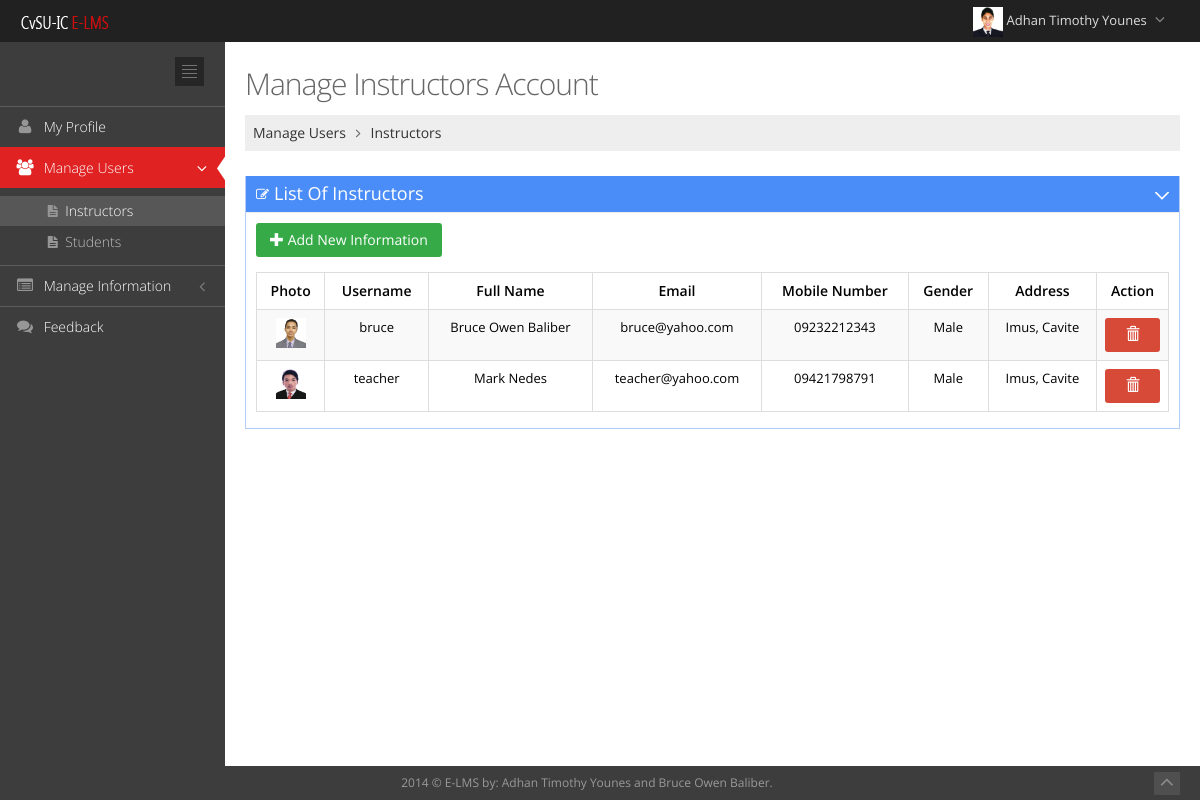
The app's page /administrator/manageusers.php (signed in) with its own data.
### tables this page shows
CREATE TABLE IF NOT EXISTS `users` (
  `id` int(10) NOT NULL,
  `fullname` varchar(250) NOT NULL,
  `firstname` varchar(250) NOT NULL,
  `lastname` varchar(250) NOT NULL,
  `email` varchar(250) NOT NULL,
  `username` varchar(200) DEFAULT NULL,
  `password` varchar(200) DEFAULT NULL,
  `level` varchar(200) NOT NULL,
  `status` varchar(250) NOT NULL,
  `mobile` varchar(200) NOT NULL,
  `profilepic` varchar(250) NOT NULL,
  `gender` varchar(250) NOT NULL,
  `address` varchar(250) NOT NULL,
  `verification_code` varchar(250) NOT NULL,
  `logging` varchar(200) NOT NULL
);

### administrator/manageusers.php (the view, shortened to what this page needs)
<?php
$id1=$_SESSION['timkey'];
$query=mysql_query("select * from users where id='$id1' ");
if($num=mysql_num_rows($query)>0)
{
	$row=mysql_fetch_assoc($query);
	$firstname=$row['firstname'];
	$lastname=$row['lastname'];
	$image=$row['profilepic'];
}
else
{
	header("location: ../index.php?Unauthorize_access!");
}
?>
<!DOCTYPE html>
<html lang="en" class="no-js">
<head>
<link href="../template/assets/plugins/font-awesome/css/font-awesome.min.css" rel="stylesheet" type="text/css"/>
<link href="../template/assets/plugins/bootstrap/css/bootstrap.min.css" rel="stylesheet" type="text/css"/>
<link href="../template/assets/plugins/uniform/css/uniform.default.css" rel="stylesheet" type="text/css"/>
<link rel="stylesheet" type="text/css" href="../template/assets/plugins/select2/select2.css"/>
<link rel="stylesheet" type="text/css" href="../template/assets/plugins/select2/select2-metronic.css"/>
<link rel="stylesheet" href="../template/assets/plugins/data-tables/DT_bootstrap.css"/>
<link href="../template/assets/plugins/bootstrap-modal/css/bootstrap-modal-bs3patch.css" rel="stylesheet" type="text/css"/>
<link href="../template/assets/plugins/bootstrap-modal/css/bootstrap-modal.css" rel="stylesheet" type="text/css"/>
<link href="../template/assets/css/style-metronic.css" rel="stylesheet" type="text/css"/>
<link href="../template/assets/css/style.css" rel="stylesheet" type="text/css"/>
<link href="../template/assets/css/style-responsive.css" rel="stylesheet" type="text/css"/>
<link href="../template/assets/css/plugins.css" rel="stylesheet" type="text/css"/>
<link href="../template/assets/css/themes/default.css" rel="stylesheet" type="text/css" id="style_color"/>
<link href="../template/assets/css/custom.css" rel="stylesheet" type="text/css"/>
</head>
<body class="page-header-fixed">
<div class="header navbar navbar-fixed-top">
	<div class="header-inner">
		<a class="navbar-brand" href="manageusers.php">
			<img src="../template/assets/img/cvsu_logo_small.png" alt="logo" class="img-responsive"/>
		</a>
		<ul class="nav navbar-nav pull-right">
			<li class="dropdown" id="header_notification_bar">
			<li class="dropdown user">
				<a href="#" class="dropdown-toggle" data-toggle="dropdown" data-hover="dropdown" data-close-others="true">
					<img alt="" class= "imgs" src="images/adminprofile/<?php echo $image; ?>"/>
					<span class="username">
						<?php echo $firstname." ".$lastname;?>
						</span>
					<i class="fa fa-angle-down"></i>
				</a>
			</li>
		</ul>
	</div>
</div>
<div class="page-container">
	<div class="page-sidebar-wrapper">
		<div class="page-sidebar navbar-collapse collapse">
			<ul class="page-sidebar-menu" data-auto-scroll="true" data-slide-speed="200">
				<li class="sidebar-toggler-wrapper margin-bottom-20">
					<div class="sidebar-toggler hidden-phone">
					</div>
				</li>
				<li class="tooltips" data-container="body" data-placement="right" data-html="true" data-original-title="Manage your own account">
					<a href="myprofile.php">
						<i class="fa fa-user"></i>
						<span class="title">
							My Profile
						</span>
					</a>
				</li>
				<li class="tooltips active" data-container="body" data-placement="right" data-html="true" data-original-title="">
					<a href="javascript:;">
						<i class="fa fa-users"></i>
						<span class="title">
							Manage Users
						</span>
						<span class="selected">
						</span>
					</a>
					<ul class="sub-menu">
						<li class="tooltips active" data-container="body" data-placement="right" data-html="true" data-original-title="View Instructors Record">
							<a href="manageusers.php">
							<i class="fa fa-file-text"></i>
								<span class="title">
									Instructors
								</span>
							</a>
						</li>
						<li class="tooltips" data-container="body" data-placement="right" data-html="true" data-original-title="View Students Record">
							<a href="students.php">
							<i class="fa fa-file-text"></i>
								<span class="title">
									Students
								</span>
							</a>
						</li>
					</ul>
				</li>
	<li class="tooltips" data-container="body" data-placement="right" data-html="true" data-original-title="">
					<a href="javascript:;">
						<i class="fa fa-list-alt"></i>
						<span class="title">
							Manage Information
						</span>
					</a>
				</li>
				<li class="tooltips" data-container="body" data-placement="right" data-html="true" data-original-title="Manage your own account">
					<a href="feedback.php">
						<i class="fa fa-comments"></i>
						<span class="title">
							Feedback
						</span>
					</a>
				</li>
					</ul>
		</div>
	</div>
	<div class="page-content-wrapper">
		<div class="page-content">
			<div class="row">
				<div class="col-md-12">
					<h3 class="page-title">
					Manage Instructors Account<small></small>
					</h3>
					<ul class="page-breadcrumb breadcrumb">
						<li>
							<a href="#">
								Manage Users
							</a>
							<i class="fa fa-angle-right"></i>
						</li>
						<li>
							<a href="manageusers.php">
								Instructors
							</a>
						</li>
					</ul>
				</div>
			</div>
			<div class="row">
				<div class="col-md-12">
				<div class="portlet box blue">
						<div class="portlet-title">
							<div class="caption">
								<i class="fa fa-edit"></i>List Of Instructors
							</div>
							<div class="tools">
								<a href="javascript:;" class="collapse">
								</a>
							</div>
						</div>
						<div class="portlet-body">
							<div class="table-toolbar">
								<div class="btn-group">
									<button id="ajax-demo" class="btn green" data-toggle="modal">
									<i class="glyphicon glyphicon-plus"></i> Add New Information
									</button>
								</div>
							</div>
							<table class='table table-striped table-hover table-bordered' id='sample_editable_1'>
							<thead>
						<tr>
								<th class='center'>
									 Photo
								</th>
								<th class='center'>
									 Username
								</th>
								<th class='center'>
									 Full Name
								</th>
								<th class='center'>
									 Email
								</th>
								<th class='center'>
									 Mobile Number
								</th>
								<th class='center'>
									 Gender
								</th>
								<th class='center'>
									 Address
								</th>
								<th class='center'>
									 Action
								</th>
							</tr>
							</thead>
						<tbody>
			<?php
				$level='INSTRUCTOR';
				$query=mysql_query("select * from users where level='$level'")or die("Error");
				if($num=mysql_num_rows($query)>0)
				{
			while($row=mysql_fetch_assoc($query))
			{
				$user_id=$row['id'];
				?>
							<tr>
							<td class='center'>
							<img src="../instructors/images/profilepic/<?php echo $row['profilepic'];?> " class='imgs'>
								</td>
								<td class='center'>
								<?php echo $row['username'];?>
								</td>
								<td class='center'>
							<?php echo $row['firstname']." ".$row['lastname'];?>
								</td>
								<td class='center'>
								<?php echo  $row['email'];?>
								</td>
								<td class='center'>
									<?php echo $row['mobile'];?>
								</td>
								<td class='center'>
									<?php echo $row['gender'];?>
								</td>
								<td class='center'>
								<?php echo $row['address'];?>
								</td>
								<td class='center'>
								<a href="#id<?php echo $user_id;?>" data-toggle="modal" class="btn red tooltips" title="Delete instructor's data">
								<i class='glyphicon glyphicon-trash'></i></a>
								</td>
							</tr>
						<?php
							}
						}
							?>
							</tbody>
							</table>
						</div>
					</div>
				</div>
			</div>
		</div>
	</div>
</div>
<?php
	include"../function/footer.php";
?>
</body>
</html>

### template/assets/css/style-metronic.css (style rules this page uses)
div, input, select, textarea, span, img, table, td, th, p, a, button, ul, code, pre, li { -webkit-border-radius: 0 !important; -moz-border-radius: 0 !important; border-radius: 0 !important; }
.btn { width: 100%; border-width: 0; padding: 7px 14px; font-size: 14px; display: inline-block; outline: none !important; -webkit-box-shadow: none !important; -moz-box-shadow: none !important; box-shadow: none !important; -webkit-border-radius: 0px !important; -moz-border-radius: 0px !important; border-radius: 3px !important; text-shadow: none; }
.btn.red { color: white; text-shadow: none; background-color: #d84a38; }
.btn.green { color: white; text-shadow: none; background-color: #35aa47; }
.btn > i { font-size: 14px; }
.table thead > tr > th { border-bottom: 0; }

### template/assets/css/style-responsive.css (style rules this page uses)
.center { text-align: center; }
@media (min-width: 992px) { .page-sidebar { width: 225px; float: left; position: relative; margin-right: -100%; } }
@media (min-width: 992px) { .page-sidebar.navbar-collapse { max-height: none !important; } }
@media (min-width: 992px) { .page-content-wrapper { float: left; width: 100%; } }
@media (min-width: 992px) { .page-content { margin-left: 225px; margin-top: 0px; min-height: 600px; padding: 25px 20px 20px 20px; } }

### template/assets/css/themes/default.css (style rules this page uses)
body { background-color: #3d3d3d !important; }
.header { filter: none !important; background-image: none !important; background-color: #212121 !important; }
.header .navbar-nav li.dropdown .dropdown-toggle i { color: #8a8a8a !important; }
.page-sidebar { background-color: #3d3d3d; }
ul.page-sidebar-menu > li > a { border-top: 1px solid #5c5c5c !important; color: #ffffff !important; }
ul.page-sidebar-menu > li:last-child > a { border-bottom: 1px solid transparent !important; }
ul.page-sidebar-menu > li a i { color: #969696; }
ul.page-sidebar-menu > li.active > a { background: #e02222 !important; border-top-color: transparent !important; color: #ffffff; }
ul.page-sidebar-menu > li.active > a i { color: #ffffff; }
ul.page-sidebar-menu > li > ul.sub-menu > li:first-child > a { border-top: 0px !important; }
ul.page-sidebar-menu > li > ul.sub-menu > li.active > a, ul.page-sidebar-menu > li > ul.sub-menu > li > a:hover { color: #ffffff !important; background: #575757 !important; }
ul.page-sidebar-menu li > ul.sub-menu > li > a { color: #bdbdbd; }
.sidebar-toggler { background-image: url(../../img/sidebar-toggler.jpg); background-color: #242424; }

### records on screen
users: profilepic (picture), firstname "Adhan Timothy", lastname "Younes"
users: profilepic (picture), username "bruce", firstname "Bruce Owen", lastname "Baliber", email "bruce@yahoo.com", mobile "09232212343", gender "Male", address "Imus, Cavite"
users: profilepic (picture), username "teacher", firstname "Mark", lastname "Nedes", email "teacher@yahoo.com", mobile "09421798791", gender "Male", address "Imus, Cavite"
